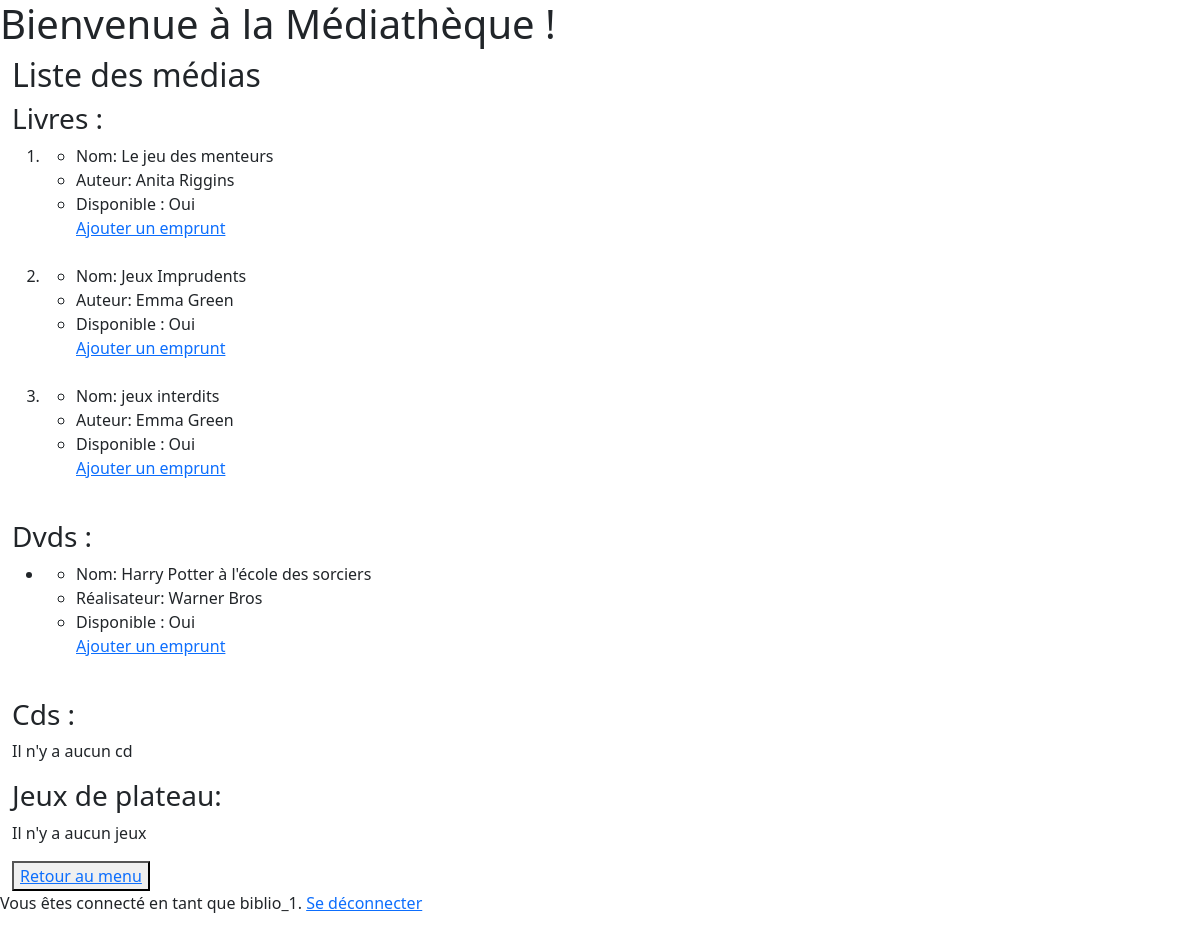
Screenshot of /librarian/medias_list (signed in) with the database file from the repository.
### librarian/models.py (models this page shows, shortened)
class Media(models.Model):
    name = models.CharField(
        max_length=50,
        verbose_name="Titre", primary_key=True)
    availability = models.BooleanField(default="True", verbose_name="Disponibilité")
    borrower = models.ForeignKey(Borrower, null=True, blank=True,
                                 on_delete=models.SET_NULL,
                                 related_name='Media', verbose_name="Emprunteur")

class Book(Media):
    author = models.CharField(max_length=50, verbose_name="Auteur")

class Media(models.Model):
    name = models.CharField(
        max_length=50,
        verbose_name="Titre", primary_key=True)
    availability = models.BooleanField(default="True", verbose_name="Disponibilité")
    borrower = models.ForeignKey(Borrower, null=True, blank=True,
                                 on_delete=models.SET_NULL,
                                 related_name='Media', verbose_name="Emprunteur")

class Dvd(Media):
    producer = models.CharField(max_length=50, verbose_name="Réalisateur")

### authentication/models.py (models this page shows)
class User(AbstractUser):
    LIBRARIAN = 'LIBRARIAN'
    BORROWER = 'BORROWER'
    ROLE_CHOICES = (
        (LIBRARIAN, 'Bibliothécaire'),
        (BORROWER, 'Membre')
    )
    role = models.CharField(max_length=30, choices=ROLE_CHOICES, verbose_name='Rôle')

### librarian/views.py (the view)
# urls.py: path("medias_list", medias_list, name='medias_list'),
@login_required
def medias_list(request):
    books = Book.objects.all()
    dvds = Dvd.objects.all()
    cds = Cd.objects.all()
    boardgames = BoardGame.objects.all()
    borrowings = Borrowing.objects.all()
    return render(request,
                  'librarian/medias_list.html',
                  {'books': books, 'dvds': dvds, 'cds': cds, 'boardgames': boardgames, 'borrowings': borrowings})

### templates/librarian/medias_list.html (shortened to what this page needs)
{% extends 'base.html' %}
{% block content %}
    <h2>Liste des médias</h2>
    <h3>Livres :</h3>
    {% if books %}
        <ol>
            {% for book in books %}
            <li>
                <ul>
                    <li>Nom: {{ book.name }}</li>
                    <li>Auteur: {{ book.author }}</li>
                    {% if book.availability == True %}
                        <li>Disponible :  Oui</li>
                        <a href="{% url 'create_borrowing' book.name %}">Ajouter un emprunt</a>
                    {% endif %}
                </ul>
                <br>
            </li>
            {% endfor %}
        </ol>
    {% else %}
        <p>Il n'y a pas de livres</p>
    {% endif %}
    <h3>Dvds :</h3>
    {% if dvds %}
        <ul>
            {% for dvd in dvds %}
            <li>
                <ul>
                    <li>Nom: {{ dvd.name }}</li>
                    <li>Réalisateur: {{ dvd.producer }}</li>
                    {% if dvd.availability == True %}
                    <li>Disponible :  Oui</li>
                    <a href="{% url 'create_borrowing' dvd.name %}" >Ajouter un emprunt</a>
                    {% else %}
                    <li>Disponible: Non </li>
                    <li>Emprunteur: {{ dvd.borrower }}</li>
                    <li>Date d'emprunt: {{ dvd.borrowingDate }}</li>
                    {% endif %}
                </ul>
                <br>
            </li>
            {% endfor %}
        </ul>
    {% else %}
        <p>Il n'y a aucun dvd</p>
    {% endif %}
    <h3>Cds :</h3>
    {% if cds %}
        <ul>
            {% for cd in cds %}
            <li>
                <ul>
                    <li>Nom: {{ cd.name }}</li>
                    <li>Artiste: {{ cd.entertainer }}</li>
                    {% if cd.availability == True %}
                    <li>Disponible :  Oui</li>
                    <a href="{% url 'create_borrowing' cd.name %}">Ajouter un emprunt</a>
                    {% else %}
                    <li>Disponible: Non </li>
                    <li>Emprunteur: {{ cd.borrower }}</li>
                    <li>Date d'emprunt: {{ cd.borrowingDate }}</li>
                    {% endif %}
                </ul>
                <br>
            </li>
            {% endfor %}
        </ul>
    {% else %}
        <p>Il n'y a aucun cd</p>
    {% endif %}
    <h3>Jeux de plateau:</h3>
    {% if boardgames %}
        <ul>
            {% for boardGame in boardGames %}
                <li>
                    <ul>
                        <li> Nom du jeu: {{ name.boardGame }}</li>
                        <li> Créateur: {{ creator.boardGame }}</li>
                    </ul>
                </li>
            {% endfor %}
        </ul>
    {% else %}
        <p>Il n'y a aucun jeux</p>
    {% endif %}
    <button><a href="/librarian/">Retour au menu</a></button>
{% endblock content %}

### templates/base.html (shortened to what this page needs)
<!DOCTYPE html>
<html lang="fr">
{% load static %}
<head>
    <link rel="stylesheet" href="https://cdn.jsdelivr.net/npm/bootstrap@5.2.3/dist/css/bootstrap.min.css">
    <link href="https://cdn.jsdelivr.net/npm/bootstrap@5.2.3/dist/css/bootstrap.min.css" rel="stylesheet">
</head>
<body>
    <div>
        <h1>Bienvenue à la Médiathèque !</h1>
        <div class="content-container">
            <div class="container-fluid">
                {% block content %}
                {% endblock content %}
            </div>
        </div>
    </div>
    <div>
        {% if user.is_authenticated %}
            <p>Vous êtes connecté en tant que {{ request.user }}. <a href="{% url 'logout' %}"> Se déconnecter</a></p>
        {% endif %}
    </div>
</body>
</html>

### rows the page displays
Book: name "Le jeu des menteurs", author "Anita Riggins"
Book: name "Jeux Imprudents", author "Emma Green"
Book: name "jeux interdits", author "Emma Green"
Dvd: name "Harry Potter à l'école des sorciers", producer "Warner Bros"
User: user "biblio_1"
